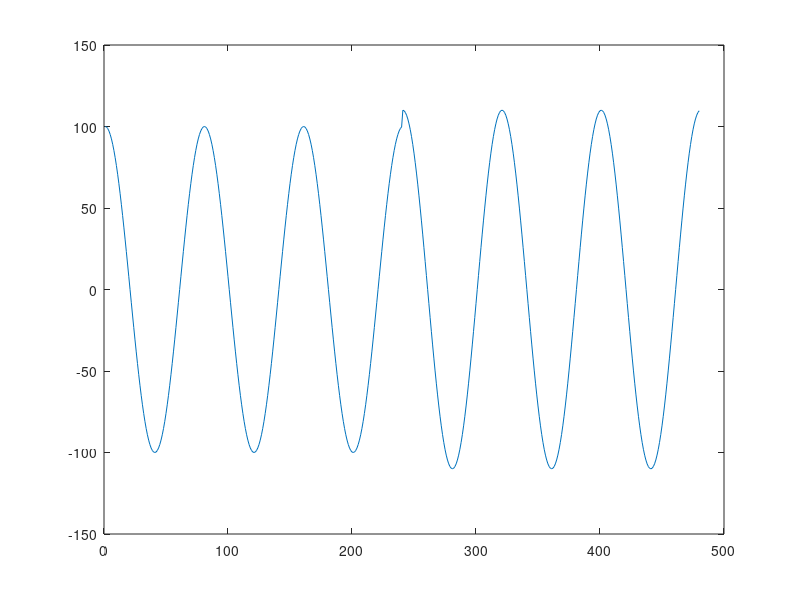

This figure's MATLAB source: (Note: this script raises an error after producing the figure.)
% Estimation of Sincrophasors with discontinuities
% using MATLAB optimization toolbox 
clear all; close all; clc;

%signal generation
F0 = 60; %Hz
F1 = 60; %Hz
SampleRate = 4800; %Hz
dt = 1/SampleRate;
AnalysisCycles = 6;
NSamples = floor(AnalysisCycles*SampleRate/F0);
n = -NSamples/2:(NSamples/2-1); %discrete time vector
tau_pp = 0.5; % relative time of step in percent of total time 
tau_0 = (tau_pp - 0.5)*NSamples; %discrete time displacement
n = n - tau_0;
t = n*dt; %time vector
Vm = 100; %70*sqrt(2);
Ps = 0; %phase in degrees

% Phase in radians
Ph = Ps*pi/180;

KaS = 0;   % IEEE Std phase (angle) step index: 10 degrees
KxS = 0.1;   % magnitude step index: 0.1 
Wf = 2*pi*F1;  % fundamental frequency

Xm = Vm; %for now, single phase; TODO: 6-channels
Ain = zeros(length(Xm),length(t));
% Amplitude Step: applied after time passes 0
i = 1;
Ain(i,:) = Xm(i);
Ain(i,t >= 0) = Ain(i,t >= 0) * (1 + KxS(i));
%Phase step
Theta(i,:) = (Wf(i)*t) ...                         % Fundamental
                 + Ph(i);               % phase shift
Theta(i,t >= 0) = Theta(i,t >= 0) + (KaS(i) * pi/180);
cSignal = (Ain.*exp(-1i.*Theta));
SNR = 90; %dB SNR = 20 log_10 Asinal/Aruido => Aruido = Asinal/10^(SNR/20)
Aruido = Vm/10^(SNR/20);
Signal = real(cSignal) + Aruido*(rand(1,length(t))-0.5);

plot(Signal)

%%%% Estimation of tau
%addpath('.\common')
%load filter_PB20_20Hz_5th % b20 a20 (elliptic lowpass filter with 20Hz passband and zero at 60 Hz)
br = 0.05*NSamples; % 5% of NSamples are taken off at the beggining and end
z=hilbert(Signal');  % calculates the analytic signal associated with Signal
f=phase(z(2:end,:).*conj(z(1:end-1,:)));  % Hilbert estimate of the instantaneous frequency of xds_f
f=f-median(f(br:end-br));
figure
Ain = (Ain - mean(Ain))./abs(Ain);
nn = 1:(NSamples-1);
%plot(nn,abs(f)); title('Instantaneous frequency (abs)')

plot(nn,abs(f)); title('Instantaneous frequency (abs)')

% figure
% plot(f.^2); title('IF ^2');

[ifmax, imax] = max(abs(f(br:end-br)));

tau_e = (br + imax - 1)*dt
tau = (tau_0 + NSamples/2)*dt

tau_error = abs(tau_e - tau)
